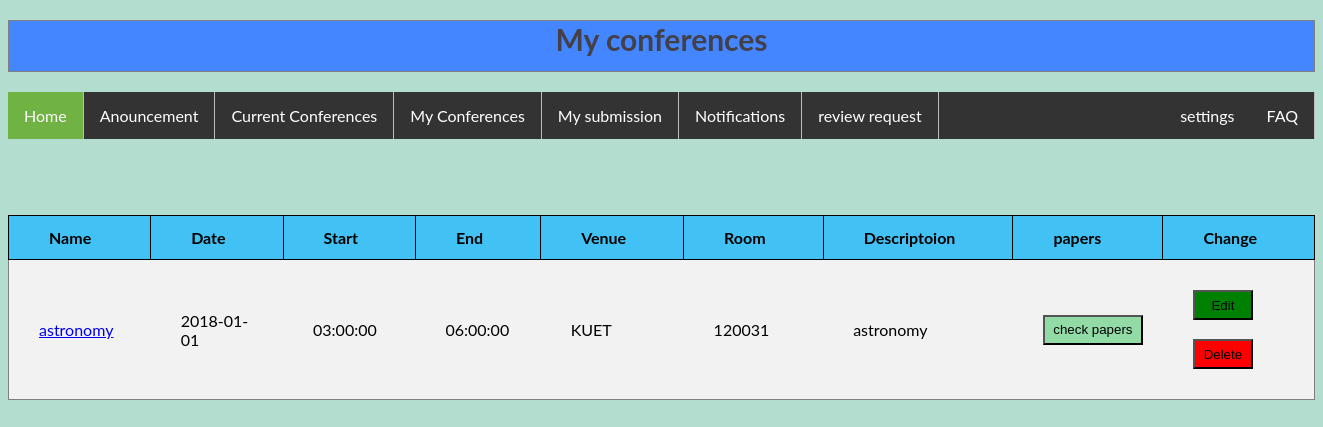
/users/myconferences.php (signed in), run on the app's committed database.
### tables this page shows
CREATE TABLE `conferences` (
  `con_id` int(11) NOT NULL,
  `conferencename` text NOT NULL,
  `date` date NOT NULL,
  `starttime` time NOT NULL,
  `endtime` time NOT NULL,
  `venue` text NOT NULL,
  `conferenceroom` text NOT NULL,
  `description` longtext NOT NULL,
  `status` tinyint(1) DEFAULT NULL,
  `username` text NOT NULL,
  `manager_status` tinyint(1) DEFAULT NULL,
  `email` varchar(255) DEFAULT NULL
);

### users/myconferences.php (the view, shortened to what this page needs)
<?php
require 'config.php'; ?>
<!DOCTYPE html>
<html>
<head>
	<h1 style="font-size: 30px;">My conferences</h1>
	<ul>
		  <li><a class="active" href="homepage.php">Home</a></li>
		  <li><a href="#home">Anouncement</a></li>
		  <li><a href="http:/conference/uploads/currentconferences.php">Current Conferences</a></li>
		  <li><a href="myconferences.php">My Conferences</a></li>
		  <li><a href="http:/conference/users/my_submission.php">My submission</a></li>
		  <li><a href="notifications.php">Notifications</a></li>
		  <li><a href="http:/conference/users/review_request.php">review request</a></li>
		  <li style="float:right"><a href="http:/conference/users/faq.php">FAQ</a></li>
		  <li style="float:right"><a href="http:/conference/users/settings.php">settings</a></li>
		</ul><br><br><br><br>
</head>
<body>
	<form method="POST" action="">
<?php
			$username = $_SESSION['username'];
			$sql ="SELECT * FROM conferences WHERE status= '1' AND conferences.username='$username'";
			$result = $conn->query($sql);
			if($result ->num_rows >0)
			{
				$i=0;
				echo "<table><tr><th>Name</th><th>Date</th></th><th>Start</th></th><th>End</th></th><th>Venue</th></th><th>Room</th></th><th>Descriptoion</th><th>papers</th><th>Change</th></tr>";
				while($row = $result->fetch_assoc())
				{
					$i++;
					$conference = $row['conferencename'];
					$date = $row['date'];
					$start = $row['starttime'];
					$end = $row['endtime'];
					$venue = $row['venue'];
					$room = $row['conferenceroom'];
					$description = $row['description'];
					echo "<tr><td><a href = 'http:/conference/users/papers_1.php'>".$conference."</a></td><td>" . $date. "</td><td>" . $start. "</td><td>" . $end. "</td><td>" . $venue. "</td><td>" . $room. "</td><td>" . $description. "</td><td><input type='submit' name='Papers".$i."' style='height:30px; width:100px; padding:2px; margin:0px; background-color:#92dba7;' value='check papers'></td><td><input type='submit' name='Edit".$i."'style='height:30px; width:60px; padding:2px; margin:0px; background-color:green;' value='Edit'>"."<br><br>"."<input type='submit' name='Delete".$i."'style='height:30px; width:60px; padding:2px; margin:0px; background-color:red;' value='Delete'></td></tr>";
				}
				echo "</table>";
			}
			 else
            {
            	echo "<div class ='alert'>";
				echo "<span class ='closebtn' onclick ='this.parentElement.style.display='none';'>&times;</span>";
				echo "No conferences";
				echo "</div>";
            }
?>
	</form>
</body>
</html>

### users/myconferences.php (style rules this page uses)
body { background: #b3ddcf; }
h1 { color:#444048; background:#4486ff; text-align: center; height: 50px; border: 1px solid grey; }
table { border-collapse: collapse; padding: 8px; }
table, td { padding-top: 30px; padding-bottom: 30px; padding-right: 20px; padding-left: 30px; text-align: left; width: 100%; }
tr:nth-child(even) { background-color: #f2f2f2; border: 1px solid grey; }
tr:nth-child(odd) { border: 1px solid grey; }
th { background-color: #42c2f4; border: 1px solid black; padding-top: 12px; padding-bottom: 12px; padding-right: 57px; padding-left: 40px; text-align: left; }
ul { list-style-type: none; margin: 0; padding: 0; overflow: hidden; background-color: #333; }
li { float: left; border-right:1px solid #bbb; }
li:last-child { border-right: none; }
li a { display: block; color: white; text-align: center; padding: 14px 16px; text-decoration: none; }
.active { background-color: #70b243; }
body { font-family: "Lato", sans-serif; }

### data on the page
conferences: conferencename "astronomy", date "2018-01-01", starttime "03:00:00", endtime "06:00:00", venue "KUET", conferenceroom "120031", description "astronomy"
